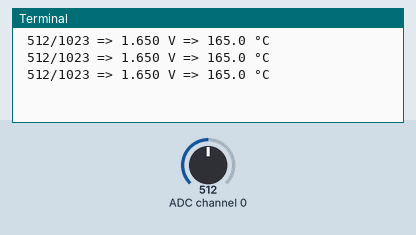
A program run on a simulated Raspberry Pi (BCM pin numbers). Parts: the last lines printed to the terminal. The inputs (shaded band) are chosen by the test bench; at power-on: ADC channel 0 = 512 (analog values on the 0–1023 scale).

Above: at 1.2 s.
1.3 s: ADC channel 0 set to 0
At 1.9 s:
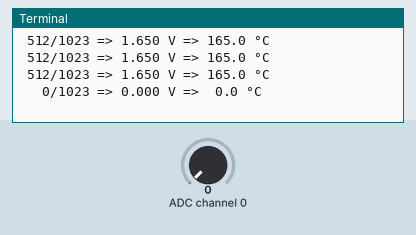
3.0 s: ADC channel 0 set to 17
At 3.4 s:
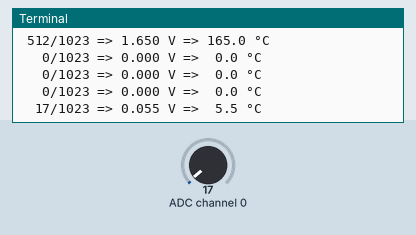
4.5 s: ADC channel 0 set to 1023
At 4.9 s:
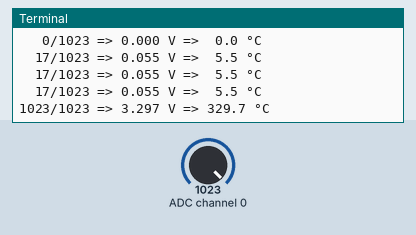

The program:

lm35a.py
```python
import spidev
import time

spi = spidev.SpiDev()
spi.open(0, 0)

def readadc(adcnum):
# read SPI data from MCP3008 chip, 8 possible adc's (0 thru 7)
    if adcnum > 7 or adcnum < 0:
        return -1
    r = spi.xfer2([1, 8 + adcnum << 4, 0])
    adcout = ((r[1] & 3) << 8) + r[2]
    return adcout

while True:
    value = readadc(0)
    volts = (value * 3.3) / 1024
    temperature = volts / (10.0 / 1000)
    print ("%4d/1023 => %5.3f V => %4.1f °C" % (value, volts,
            temperature))
    time.sleep(0.5)
```

Measured:
- after the input at 1.3 s, the terminal: prints a new line after 0.20 s (image 1)
- after the input at 3.0 s, the terminal: prints a new line at once (image 2)
- after the input at 4.5 s, the terminal: prints a new line at once (image 3)
